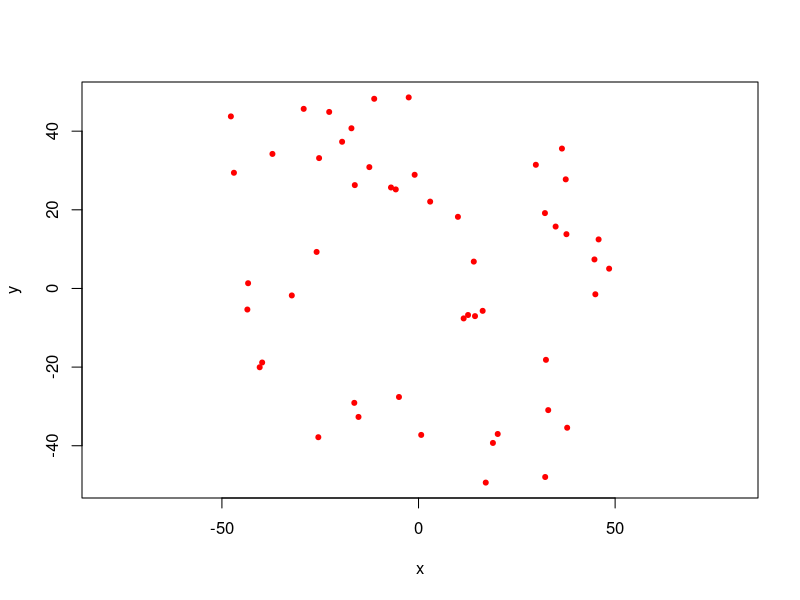
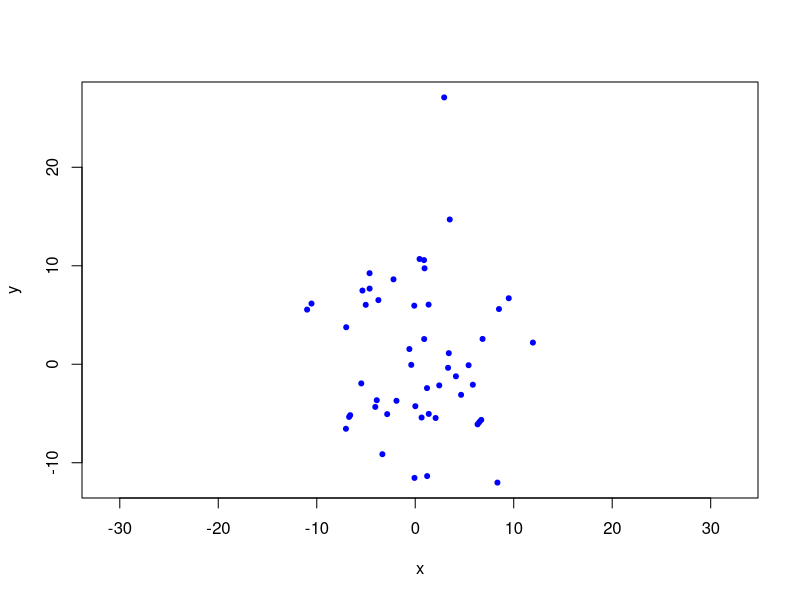
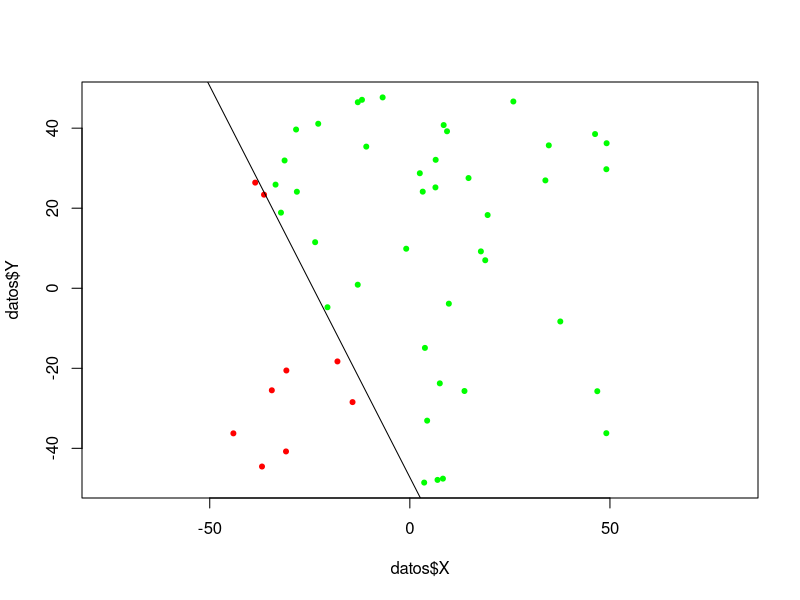
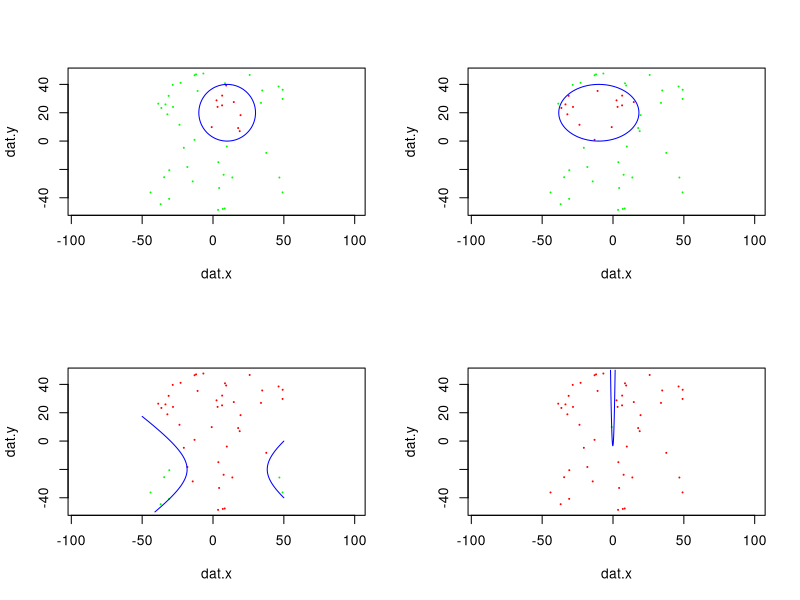
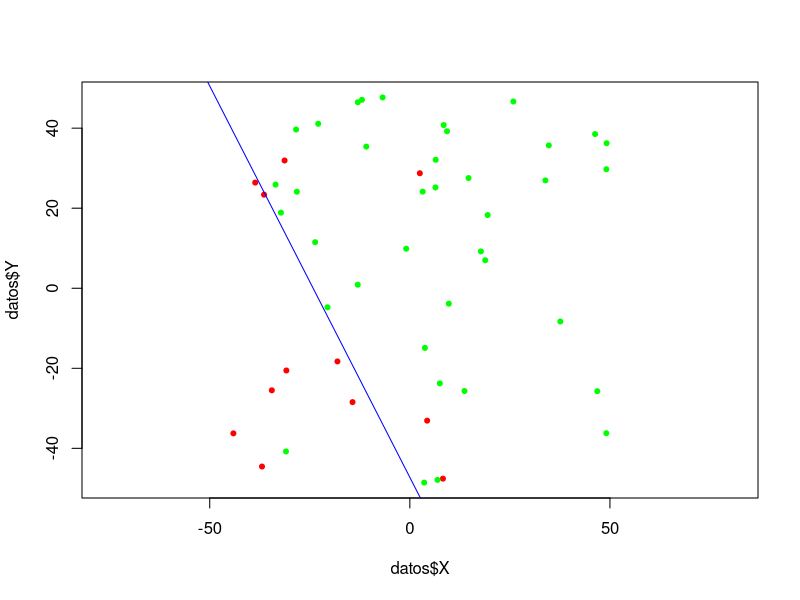
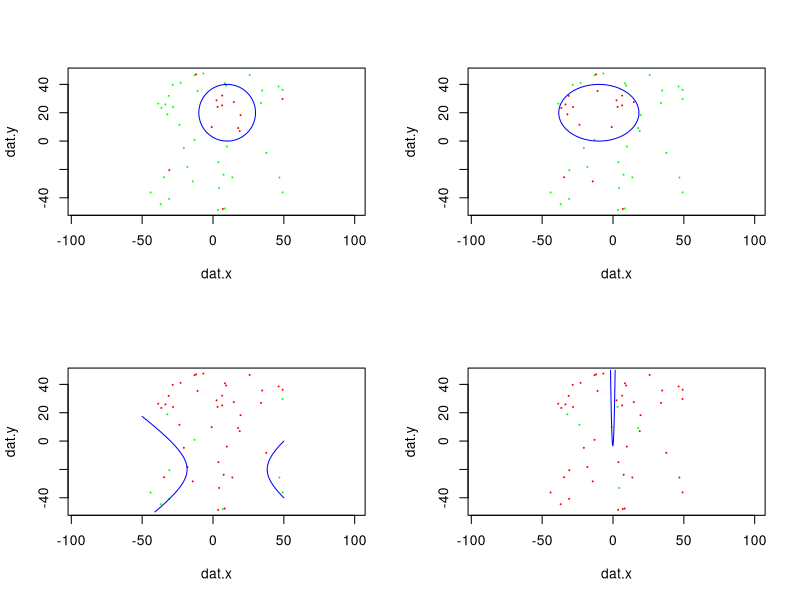
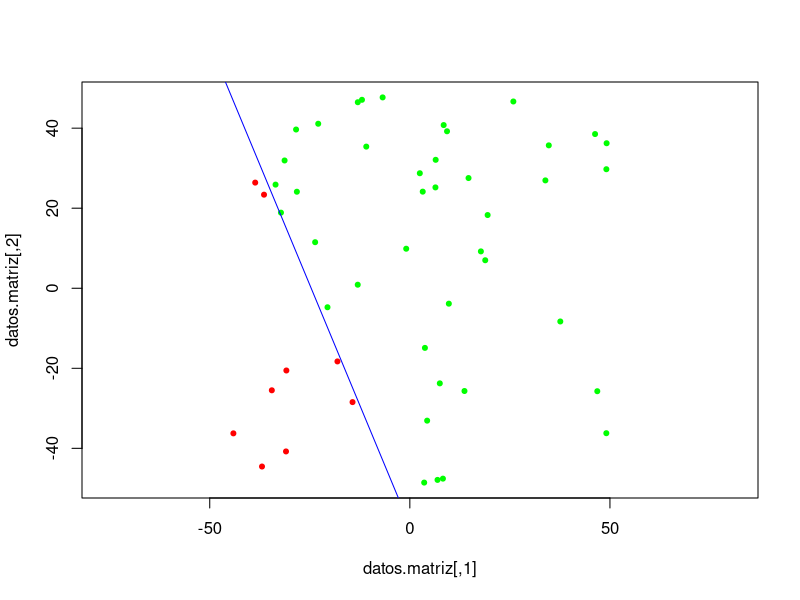
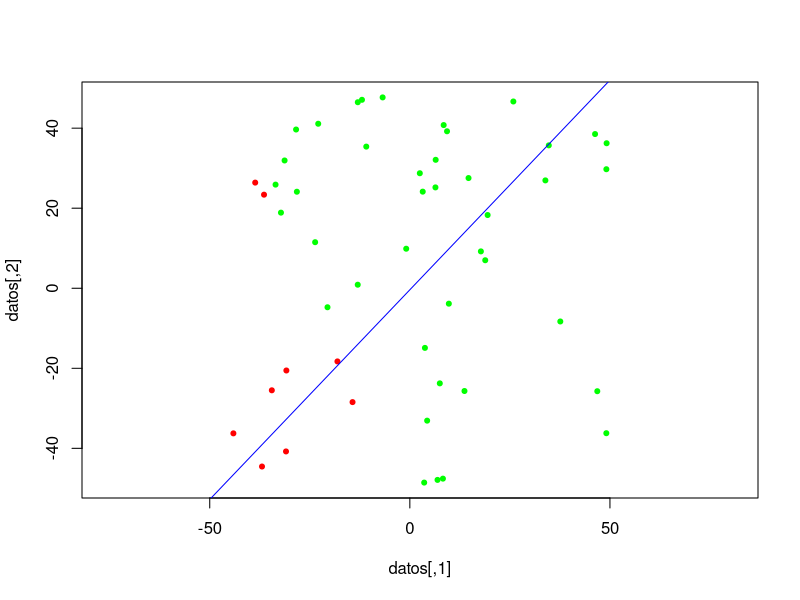

Write the R code that produced these figures, in order. (Note: a time limit stopped this script after it produced the figures.)
## ---- chunk 1
knitr::opts_chunk$set(echo = TRUE)
## ---- chunk 2
simula_unif <- function(N, dim, rango){
    lapply(rep(dim, N), runif, min = rango[1], max = rango[2])
}
## ---- chunk 3
simula_gauss <- function(N, dim, sigma){
    lapply(rep(dim, N), rnorm, mean = 0, sd = sigma)
}
## ---- chunk 4
datos_unif <- simula_unif(50, 2, c(-50,50))
x <- unlist(lapply(datos_unif, '[[', 1))
y <- unlist(lapply(datos_unif, '[[', 2))
## ---- chunk 5
plot(x, y, col = 'red', pch = 20, asp=1)
## ---- chunk 6
datos_norm <- simula_gauss(50, 2, c(5,7))
x <- unlist(lapply(datos_norm, '[[', 1))
y <- unlist(lapply(datos_norm, '[[', 2))
## ---- chunk 7
plot(x, y, xlim = range(x), ylim = range(y), asp = 1, col = 'blue', pch = 20)
## ---- chunk 8
simula_recta <- function(intervalo){
    # Simulamos dos puntos dentro del cuadrado intervalo x intervalo
    punto1 <- runif(2, min=intervalo[1], max=intervalo[2])
    punto2 <- runif(2, min=intervalo[1], max=intervalo[2])
    
    # Generamos los parámetros que definen la recta
    a <- (punto2[2] - punto1[2]) / (punto2[1] - punto1[1])
    b <- -a * punto1[1] + punto1[2]
    
    # Devolvemos un vector concatenando ambos parámetros
    c(a,b)
}
## ---- chunk 9
generador_etiquetados <- function(f){
    function(x,y){
        sign(f(x,y))
    }
}
## ---- chunk 10
recta <- simula_recta(c(-50,50))

f1 <- function(x,y){
    y - recta[1]*x - recta[2]
}

etiquetado1 <- generador_etiquetados(f1)
## ---- chunk 11
datos_unif <- simula_unif(50, 2, c(-50,50))

x <- unlist(lapply(datos_unif, '[[', 1))
y <- unlist(lapply(datos_unif, '[[', 2))

datos <- data.frame(X = x, Y = y, Etiqueta = etiquetado1(x,y))
## ---- chunk 12
colores <- ifelse(datos$Etiqueta == 1, "green", "red")

plot(datos$X, datos$Y, xlim = range(datos$X), ylim = range(datos$Y), asp = 1, col = colores, pch = 20)
abline(rev(recta))
## ---- chunk 13
f2 <- function(x,y){
    (x-10)**2 + (y-20)**2 - 400
}

f3 <- function(x,y){
    0.5*(x+10)**2 + (y-20)**2 - 400
}

f4 <- function(x,y){
    0.5*(x-10)**2 - (y+20)**2 - 400
}

f5 <- function(x,y){
    y - 20*x**2 - 5*x + 3
}
## ---- chunk 14
genera_grafico <- function(dat.x, dat.y, f, ...){
    etiquetado <- generador_etiquetados(f)
    etiquetas <- etiquetado(dat.x, dat.y)
    
    colores <- ifelse(etiquetas == 1, "green", "red")

    plot(dat.x, dat.y, asp = 1, col = colores, pch = 20, ...)
    
    f.x <- seq(-50, 50, length=1000)
    f.y <- seq(-50, 50, length=1000)
    f.z <- outer(f.x, f.y, f)
    contour(f.x, f.y, f.z, levels=0, col = "blue", add=T, drawlabels=F)
    
    return(etiquetas)
}

par(mfrow=c(2, 2))

etiquetas_2 <- genera_grafico(x, y, f2, cex=0.25)
etiquetas_3 <- genera_grafico(x, y, f3, cex=0.25)
etiquetas_4 <- genera_grafico(x, y, f4, cex=0.25)
etiquetas_5 <- genera_grafico(x, y, f5, cex=0.25)

par(mfrow=c(1, 1))
## ---- chunk 15
# Get indices of the labelled data, divided into positive and negative
indices_pos <- which(datos$Etiqueta %in% 1)
indices_neg <- which(datos$Etiqueta %in% -1)

# Get a random sample of those indices, of size 10%
cambiar_pos <- sample(indices_pos, round(0.1*length(indices_pos)))
cambiar_neg <- sample(indices_neg, round(0.1*length(indices_neg)))

# Change those positions
datos$Etiqueta[cambiar_pos] <- -1
datos$Etiqueta[cambiar_neg] <- 1
## ---- chunk 16
colores <- ifelse(datos$Etiqueta == 1, "green", "red")

plot(datos$X, datos$Y, xlim = range(datos$X), ylim = range(datos$Y), asp = 1, col = colores, pch = 20)
abline(rev(recta), col="blue")
## ---- chunk 17
genera_grafico <- function(dat.x, dat.y, f, generarRuido = F, ...){
    etiquetado <- generador_etiquetados(f)
    etiquetas <- etiquetado(dat.x, dat.y)
    
    if(generarRuido){
        # Get indices of the labelled data, divided into positive and negative
        indices_pos <- which(etiquetas %in% 1)
        indices_neg <- which(etiquetas %in% -1)
        
        # Get a random sample of those indices, of size 10%
        cambiar_pos <- sample(indices_pos, round(0.1*length(indices_pos)))
        cambiar_neg <- sample(indices_neg, round(0.1*length(indices_neg)))
        
        # Change those positions
        etiquetas[cambiar_pos] <- -1
        etiquetas[cambiar_neg] <- 1
    }
    
    colores <- ifelse(etiquetas == 1, "green", "red")

    plot(dat.x, dat.y, asp = 1, col = colores, pch = 20, ...)
    
    f.x <- seq(-50, 50, length=1000)
    f.y <- seq(-50, 50, length=1000)
    f.z <- outer(f.x, f.y, f)
    contour(f.x, f.y, f.z, levels=0, col = "blue", add=T, drawlabels=F)
    
    return(etiquetas)
}
par(mfrow=c(2, 2))

etiquetas_ruido_2 <- genera_grafico(x, y, f2, generarRuido = T, cex=0.25)
etiquetas_ruido_3 <- genera_grafico(x, y, f3, generarRuido = T, cex=0.25)
etiquetas_ruido_4 <- genera_grafico(x, y, f4, generarRuido = T, cex=0.25)
etiquetas_ruido_5 <- genera_grafico(x, y, f5, generarRuido = T, cex=0.25)

par(mfrow=c(1, 1))
## ---- chunk 18
ajusta_PLA <- function(datos, label, max_iter, vini){
    w <- c(vini, 1)
    changing <- T
    iteraciones <- 0
    
    while(changing && iteraciones < max_iter){
        iteraciones <- iteraciones+1
        
        changing <- F
        
        for(index in seq(label)){
            dato <- c(datos[index,], 1)
            etiq <- label[index]
            
            if(sign(sum(w*dato)) != etiq) {
                w <- w + etiq*dato
                changing <- T
            }
        }
    }
    
    # Return the Sol (a,b) that determine the line y = ax + b and the iterations
    list(Sol = -c(w[1], w[3]) / w[2], Iter = iteraciones)
}
## ---- chunk 19
datos.matriz <- matrix(c(x,y), ncol = 2)
datos.etiqueta <- etiquetado1(x,y)

out_PLA  <- ajusta_PLA(datos.matriz, datos.etiqueta, 10000000, c(0,0))
solucion <- out_PLA$Sol
iteraciones <- out_PLA$Iter

print(iteraciones)

colores <- ifelse(datos.etiqueta == 1, "green", "red")

plot(datos.matriz, asp = 1, col = colores, pch = 20)
abline(rev(solucion), col="blue")
## ---- chunk 20
wrapper <- function(vector){
    datos <- ajusta_PLA(datos.matriz, datos.etiqueta, 10000000, vector)
    return(datos$Iter)
}


inicio_aleatorio <- lapply(simula_unif(10, 2, c(0,1)), wrapper)
media <- mean(unlist(inicio_aleatorio))

## ---- chunk 21

analisis_PLA <- function(max_iter, dat.x, dat.y, dat.etiquetas){
    datos.matriz <- matrix(c(dat.x, dat.y), ncol = 2)
    
    out_PLA <- ajusta_PLA(datos.matriz, dat.etiquetas, max_iter, c(0,0))
    recta <- out_PLA$Sol

    nuevo_etiquetado <- generador_etiquetados(function(x, y){ y - recta[1]*x - recta[2] })
    nuevas_etiquetas <- nuevo_etiquetado(dat.x, dat.y)

    mensaje <- paste("Número de etiquetas diferentes con", max_iter, "iteraciones:", sum(nuevas_etiquetas != dat.etiquetas))
    print(mensaje)
}

for (max_iter in c(10, 100, 1000)) {
    analisis_PLA(max_iter, datos$X, datos$Y, datos$Etiqueta)
}

## ---- chunk 22
for (max_iter in c(10, 100, 1000)) {
    analisis_PLA(max_iter, x, y, etiquetas_ruido_2)
}
## ---- chunk 23
ajusta_PLA <- function(datos, label, max_iter, vini, sleep){
    w <- c(vini, 1)
    changing <- T
    iteraciones <- 0
    
    colores <- ifelse(label == 1, "green", "red")
    
    while(changing && iteraciones < max_iter){
        iteraciones <- iteraciones+1
        
        changing <- F
        
        for(index in seq(label)){
            dato <- c(datos[index,], 1)
            etiq <- label[index]
            
            if(sign(sum(w*dato)) != etiq) {
                w <- w + etiq*dato
                changing <- T
            }
        }
        
        plot(datos, asp = 1, col = colores, pch = 20)
        abline(-c(w[3], w[1]) / w[2], col="blue")
        Sys.sleep(0.1)
    }
    
    # Return the Sol (a,b) that determine the line y = ax + b and the iterations
    list(Sol = -c(w[1], w[3]) / w[2], Iter = iteraciones)
}
## ---- chunk 24
datos.matriz <- matrix(c(x,y), ncol = 2)
datos.etiqueta <- etiquetado1(x,y)

out_PLA  <- ajusta_PLA(datos.matriz, datos.etiqueta, 10000000, c(0,0))

## ---- chunk 25
for (max_iter in c(10, 100, 1000)) {
    analisis_PLA(max_iter, datos$X, datos$Y, datos$Etiqueta)
}

## ---- chunk 26
ajusta_PLA_MOD <- function(datos, label, max_iter, vini, sleep){
    w <- c(vini, 1)
    changing <- T
    iteraciones <- 0
    
    colores <- ifelse(label == 1, "green", "red")
    
    # Inicializamos el número de errores al total de datos recibidos
    mejor_error <- length(datos[,1])
    
    while(changing && iteraciones < max_iter){
        iteraciones <- iteraciones+1
        
        changing <- F
        
        for(index in seq(label)){
            dato <- c(datos[index,], 1)
            etiq <- label[index]
            
            if(sign(sum(w*dato)) != etiq) {
                w <- w + etiq*dato
                changing <- T
            }
        }
        
        recta <- -c(w[1], w[3]) / w[2]

        nuevo_etiquetado <- generador_etiquetados(function(x, y){ y - recta[1]*x - recta[2] })
        nuevas_etiquetas <- nuevo_etiquetado(datos[,1], datos[,2])
    
        error_actual <- sum(nuevas_etiquetas != label)

        if(error_actual < mejor_error){
            mejor_error <- error_actual
            mejor_solucion <- recta
        }
        
        # plot(datos, asp = 1, col = colores, pch = 20)
        # abline(rev(recta), col="blue")
        # Sys.sleep(0.1)
    }
    
    # Return the Sol (a,b) that determine the line y = ax + b, the iterations and the error
    list(Sol = mejor_solucion, Iter = iteraciones, Err = mejor_error)
}
## ---- chunk 27
ajusta_PLA_MOD(datos.matriz, datos.etiqueta, 10000000, c(0,0))
## ---- chunk 28
ajusta_PLA_MOD(datos.matriz, etiquetas_2, 1000, c(0,0))
ajusta_PLA_MOD(datos.matriz, etiquetas_3, 1000, c(0,0))
ajusta_PLA_MOD(datos.matriz, etiquetas_4, 1000, c(0,0))
ajusta_PLA_MOD(datos.matriz, etiquetas_5, 1000, c(0,0))
